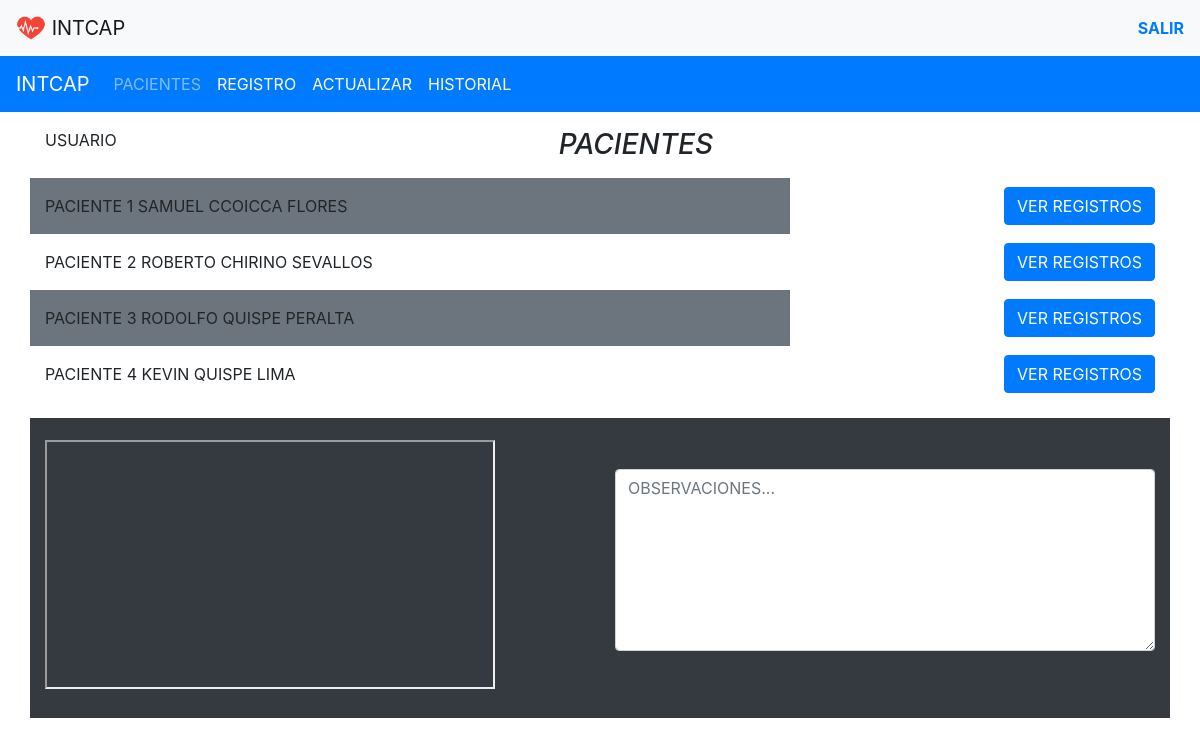
/sistemadecardio/controlador/Usuario_controlador.php, run on the app's committed database.
### tables this page shows
CREATE TABLE `usuario` (
  `DNI` char(8) NOT NULL,
  `Nombre` varchar(45) DEFAULT NULL,
  `Apellido` varchar(45) DEFAULT NULL,
  `Direccion` varchar(45) DEFAULT NULL,
  `Correo` varchar(45) DEFAULT NULL,
  `Celular` varchar(45) DEFAULT NULL,
  `celular2` int(9) DEFAULT NULL,
  `Contrasena` varchar(25) DEFAULT NULL,
  `Tipo_usuario` varchar(45) DEFAULT NULL
);

### sistemadecardio/controlador/Usuario_controlador.php (called while the page is built)
<?php
	require_once("modelo/funciones_propias.php");
	require_once("modelo/Usuario_modelo.php");
	$usuario = new Usuario_modelo();
	$tabla_usuario = $usuario->get_usuarios();
	require_once("vista/pacientes_vista.php");
 ?>

### sistemadecardio/modelo/Conectar.php (called while the page is built)
<?php
	class Conectar{
		public static function conexion(){
			try{
				$conexion =new PDO("mysql:host=localhost; dbname=ritmocardiaco","root","");
				$conexion->setAttribute(PDO::ATTR_ERRMODE, PDO::ERRMODE_EXCEPTION);
				$conexion->exec("SET CHARACTER SET utf8");
			}catch(Exception $e){
				die("ERROR". $e->getMessage());
				echo "Linea de error ". $e->getLine();
			}
			return $conexion;
		}
	}
 ?>

### sistemadecardio/modelo/Usuario_modelo.php (called while the page is built, shortened)
<?php
class Usuario_modelo{
	private $db;
	private $usuarios;
	function __construct($url="modelo/Conectar.php"){
		$this->db=Conectar::conexion();
		$this->usuarios=array();
	}
	public function get_usuarios(){
		$consulta = $this->db->query("SELECT * FROM USUARIO WHERE Tipo_usuario = 'paciente'");
		while ($registro = $consulta->fetch(PDO::FETCH_ASSOC)) {
			$this->usuarios[] = $registro;
		}
		return $this->usuarios;
	}
}
 ?>

### sistemadecardio/modelo/funciones_propias.php (called while the page is built)
<?php
	function color_varia($bolean){
		if ($bolean) {
			return "bg-secondary";
		}
		return "";
	}
 ?>

### sistemadecardio/vista/pacientes_vista.php (the view, shortened to what this page needs)
<!doctype html>
<html lang="en">
  <head>
    <link rel="stylesheet" type="text/css" href="vista/css/bootstrap.min.css">
  </head>
  <body>
    <section class="container py-3">
      <p class="float-left">USUARIO <a href="#"> <?php echo $_SESSION['USUARIO']; ?></a></p>
      <h3 class="text-center mb-3 text-uppercase font-italic">pacientes</h3>
      <?php
        $num_usuario=0;
        $controla_color = 0;
        foreach($tabla_usuario as $fila_u) {
          $num_usuario++;
          if($controla_color){
            $controla_color = 0;
          }else{
            $controla_color = 1;
          }
       ?>
      <div class="row align-items-center">
        <div class="col-6 col-sm-6 col-md-8 <?php echo color_varia($controla_color); ?> pt-3">
          <p class="text-uppercase"><?php echo "Paciente ".$num_usuario." ".$fila_u['Nombre']." ".$fila_u['Apellido']; ?></p>
        </div>
        <div class="col-6 col-sm-6 col-md-4 text-right">
          <button class="btn btn-primary" value="<?php echo $fila_u['DNI']; ?>" id="<?php echo $fila_u['DNI']; ?>" onclick="cargarDatos(this)">VER REGISTROS</button>
        </div>
      </div>
      <?php } ?>
    </section>
    <div class="container">
      <div class="row bg-dark text-white alto align-items-start">
        <div class="col  align-self-center">
            <iframe id="cardiograma" width="450px" height="249px" src=" <?php echo $_SESSION['URL']; ?> ">
              <p>CARDIOGRMAA</p>
            </iframe>
          </div>
        <div class="col align-self-center">
          <form>
              <div class="form-group">
              <textarea class="form-control" id="observacion" placeholder="OBSERVACIONES..." rows="7" onkeypress="validar(event)"></textarea>
            </div>
          </form>
        </div>
      </div>
    </div>
  </body>
</html>

### sistemadecardio/vista/pacientes_vista.php (style rules this page uses)
.alto { height: 300px; }

### data on the page
usuario: Nombre "SAMUEL", Apellido "CCOICCA FLORES", $fila_u['DNI'] 31149535 (drawn)
usuario: Nombre "ROBERTO", Apellido "CHIRINO SEVALLOS", $fila_u['DNI'] 31152319 (drawn)
usuario: Nombre "RODOLFO", Apellido "QUISPE PERALTA", $fila_u['DNI'] 31551695 (drawn)
usuario: Nombre "KEVIN", Apellido "QUISPE LIMA", $fila_u['DNI'] 70598957 (drawn)
